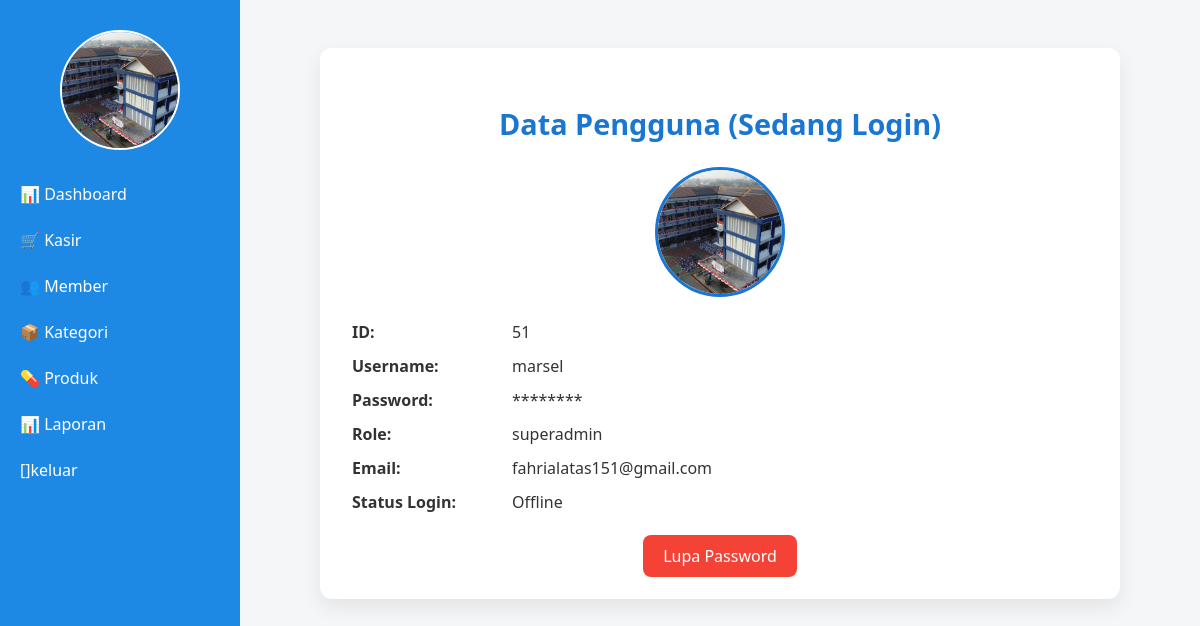
Screenshot of /super_admin/profil.php (signed in) with the database file from the repository.
### tables this page shows
CREATE TABLE `users` (
  `id` int(11) NOT NULL,
  `username` varchar(50) NOT NULL,
  `password` varchar(255) NOT NULL,
  `role` enum('superadmin','kasir') NOT NULL,
  `email` varchar(100) NOT NULL,
  `gambar` varchar(255) NOT NULL,
  `status_login` tinyint(1) DEFAULT 0
);

### super_admin/profil.php (the view, shortened to what this page needs)
<?php
include_once 'sidebar_admin.php';
$conn = new mysqli("localhost", "root", "", "apotek1");
$query = $conn->query("SELECT * FROM users WHERE username = '$username'");
$data = $query->fetch_assoc();
?>
<!DOCTYPE html>
<html lang="id">
<head>
</head>
<body>
<div class="container">
  <div class="profil-card">
    <h2 class="profil-title">Data Pengguna (Sedang Login)</h2>
    <div class="profil-image">
      <img src="../uploads/<?= htmlspecialchars($data['gambar']) ?>" alt="Foto Profil">
    </div>
    <div class="profil-item"><strong>ID:</strong> <?= $data['id'] ?></div>
    <div class="profil-item"><strong>Username:</strong> <?= htmlspecialchars($data['username']) ?></div>
    <div class="profil-item"><strong>Password:</strong> ********</div>
    <div class="profil-item"><strong>Role:</strong> <?= htmlspecialchars($data['role']) ?></div>
    <div class="profil-item"><strong>Email:</strong> <?= htmlspecialchars($data['email']) ?></div>
    <div class="profil-item"><strong>Status Login:</strong> <?= $data['status_login'] == 1 ? 'Online' : 'Offline' ?></div>
    <div class="lupa-password">
  <a href="../lupa_password.html?user=marsel">Lupa Password</a>
</div>
  </div>
</div>
</body>
</html>

### super_admin/sidebar_admin.php (shortened to what this page needs)
<?php
include '../config.php';
$username = $_SESSION['username'] ?? null;
$data_user = mysqli_fetch_assoc(mysqli_query($koneksi, "SELECT * FROM users WHERE username = '$username'"));
$foto_user = $data_user['gambar'] ?? 'default.jpg';
?>
<!DOCTYPE html>
<html lang="id">
<head>
</head>
<body>
    <div class="sidebar">
        <a href="profil.php" style="text-decoration: none;">
   <img src="../uploads/<?= htmlspecialchars($foto_user) ?>" alt="Foto Profil" style="
    width: 120px;
    height: 120px;
    object-fit: cover;
    border-radius: 50%;
    border: 2px solid white;
    cursor: pointer;
" />
</a>
        <ul>
            <li><a href="dashboard.php">📊 Dashboard</a></li>
            <li><a href="kasir.php">🛒 Kasir</a></li>
            <li><a href="member.php">👥 Member</a></li>
            <li><a href="kategori.php">📦 Kategori</a></li>
            <li><a href="produk.php">💊 Produk</a></li>
            <li><a href="laporan.php">📊 Laporan</a></li>
             <li><a href="../logout.php"> []keluar</a></li>
        </ul>
    </div>
</body>
</html>

### super_admin/sidebar_admin.php (style rules this page uses)
* { box-sizing: border-box; }
body { margin: 0; font-family: 'Segoe UI', sans-serif; background-color: #f1f3f5; color: #333; }
.sidebar { width: 240px; background-color: #1e88e5; height: 100vh; position: fixed; padding: 30px 0; display: flex; flex-direction: column; align-items: center; }
.sidebar ul { list-style: none; padding: 0; width: 100%; }
.sidebar ul li { width: 100%; }
.sidebar ul li a { display: block; color: white; text-decoration: none; padding: 12px 20px; font-weight: 500; transition: background-color 0.3s ease; width: 100%; }

### super_admin/profil.php (style rules this page uses)
body { font-family: 'Segoe UI', sans-serif; margin: 0; background: #f4f6f8; display: flex; flex-direction: column; min-height: 100vh; }
.container { margin-left: 240px; padding: 3rem; flex-grow: 1; }
.profil-card { background: #ffffff; border-radius: 12px; padding: 2rem; max-width: 800px; margin: auto; box-shadow: 0 8px 20px rgba(0, 0, 0, 0.08); }
.profil-title { text-align: center; font-size: 1.8rem; color: #1976d2; margin-bottom: 1.5rem; }
.profil-image { display: flex; justify-content: center; margin-bottom: 1.5rem; }
.profil-image img { width: 130px; height: 130px; border-radius: 50%; object-fit: cover; border: 3px solid #1976d2; }
.profil-item { margin: 12px 0; display: flex; font-size: 1rem; }
.profil-item strong { width: 160px; color: #333; }
.lupa-password { text-align: center; margin-top: 2rem; }
.lupa-password a { text-decoration: none; background-color: #f44336; color: white; padding: 10px 20px; border-radius: 8px; transition: 0.3s; }

### rows the page displays
users: gambar (picture), id "51", username "marsel", role "superadmin", email "fahrialatas151@gmail.com"
